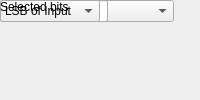
<?xml version="1.0" encoding="UTF-8"?>
<ui version="4.0">
 <class>MainWindow</class>
 <widget class="QMainWindow" name="MainWindow">
  <property name="windowTitle"><string>Slice</string></property>
  <widget class="QWidget" name="centralwidget">
   <!-- NOTE: this is a simplified structural mirror of the generated
        <module>_ui.py, not a full round-trip Designer file. Regenerate
        both from the same spec if you need to edit layout by hand. -->
       <widget class="QLabel" name="label_name">
     <property name="text"><string>Block name</string></property>
    </widget>
       <widget class="QLineEdit" name="name"/>
       <widget class="QLabel" name="label_n_bits_in">
     <property name="text"><string>Input width (number of bits)</string></property>
    </widget>
       <widget class="QSpinBox" name="n_bits_in"/>
       <widget class="QLabel" name="label_nbits">
     <property name="text"><string>Width of slice (number of bits)</string></property>
    </widget>
       <widget class="QSpinBox" name="nbits"/>
       <widget class="QLabel" name="label_mode">
     <property name="text"><string>Specify range as</string></property>
    </widget>
       <widget class="QComboBox" name="mode">
     <item><property name="text"><string>Two Bit Locations</string></property></item>
     <item><property name="text"><string>Upper Bit Location + Width</string></property></item>
     <item><property name="text"><string>Lower Bit Location + Width</string></property></item>
    </widget>
       <widget class="QLabel" name="label_bit1">
     <property name="text"><string>Offset of top bit</string></property>
    </widget>
       <widget class="QLineEdit" name="bit1"/>
       <widget class="QLabel" name="label_base1">
     <property name="text"><string>Relative to</string></property>
    </widget>
       <widget class="QComboBox" name="base1">
     <item><property name="text"><string>LSB of Input</string></property></item>
     <item><property name="text"><string>MSB of Input</string></property></item>
    </widget>
       <widget class="QLabel" name="label_bit0">
     <property name="text"><string>Offset of bottom bit</string></property>
    </widget>
       <widget class="QLineEdit" name="bit0"/>
       <widget class="QLabel" name="label_base0">
     <property name="text"><string>Relative to</string></property>
    </widget>
       <widget class="QComboBox" name="base0">
     <item><property name="text"><string>LSB of Input</string></property></item>
     <item><property name="text"><string>MSB of Input</string></property></item>
    </widget>
       <widget class="QLabel" name="label_selected_bits">
     <property name="text"><string>Selected bits</string></property>
    </widget>
       <widget class="QLabel" name="selected_bits"/>
  </widget>
 </widget>
 <resources/>
 <connections/>
</ui>
